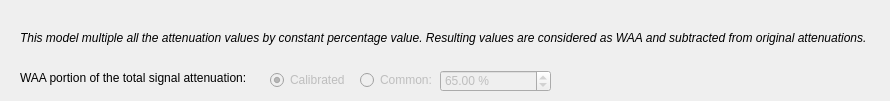
             <widget class="QWidget" name="waaRatio">
              <attribute name="title">
               <string>Ratio</string>
              </attribute>
              <widget class="QDoubleSpinBox" name="doubleSpinBox_4">
               <property name="enabled">
                <bool>false</bool>
               </property>
               <property name="geometry">
                <rect>
                 <x>440</x>
                 <y>70</y>
                 <width>111</width>
                 <height>22</height>
                </rect>
               </property>
               <property name="suffix">
                <string> %</string>
               </property>
               <property name="maximum">
                <double>100.000000000000000</double>
               </property>
               <property name="value">
                <double>65.000000000000000</double>
               </property>
              </widget>
              <widget class="QRadioButton" name="radioButton_16">
               <property name="enabled">
                <bool>false</bool>
               </property>
               <property name="geometry">
                <rect>
                 <x>270</x>
                 <y>70</y>
                 <width>81</width>
                 <height>20</height>
                </rect>
               </property>
               <property name="text">
                <string>Calibrated</string>
               </property>
               <property name="checked">
                <bool>true</bool>
               </property>
              </widget>
              <widget class="QRadioButton" name="radioButton_15">
               <property name="enabled">
                <bool>false</bool>
               </property>
               <property name="geometry">
                <rect>
                 <x>360</x>
                 <y>70</y>
                 <width>81</width>
                 <height>20</height>
                </rect>
               </property>
               <property name="text">
                <string>Common:</string>
               </property>
               <property name="checked">
                <bool>false</bool>
               </property>
              </widget>
              <widget class="QLabel" name="label_33">
               <property name="geometry">
                <rect>
                 <x>20</x>
                 <y>70</y>
                 <width>241</width>
                 <height>16</height>
                </rect>
               </property>
               <property name="text">
                <string>WAA portion of the total signal attenuation:</string>
               </property>
              </widget>
              <widget class="QLabel" name="label_34">
               <property name="geometry">
                <rect>
                 <x>20</x>
                 <y>30</y>
                 <width>861</width>
                 <height>16</height>
                </rect>
               </property>
               <property name="font">
                <font>
                 <italic>true</italic>
                </font>
               </property>
               <property name="text">
                <string>This model multiple all the attenuation values by constant percentage value. Resulting values are considered as WAA and subtracted from original attenuations.</string>
               </property>
              </widget>
             </widget>
